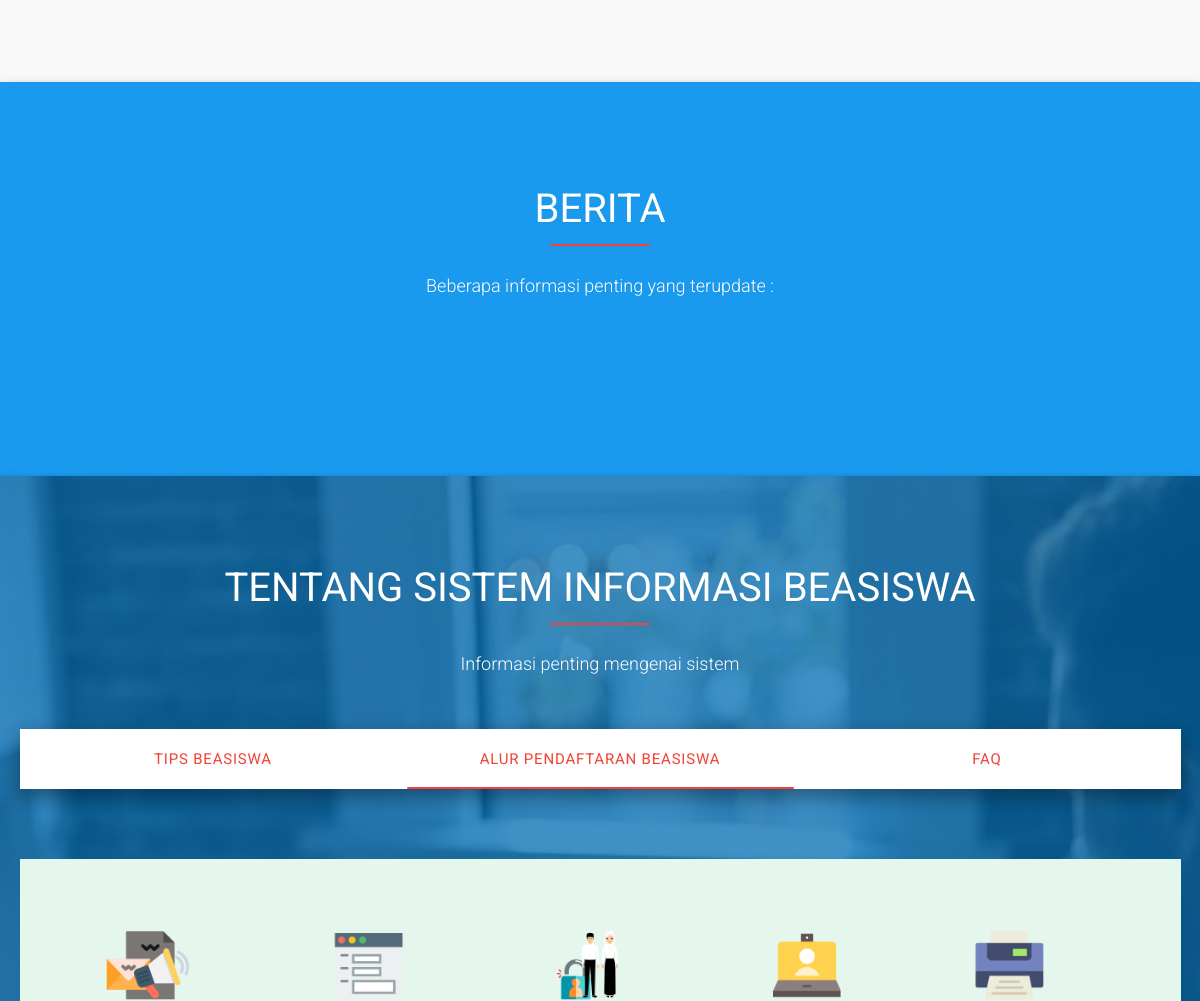
Before: / (middle part) with the older database file.
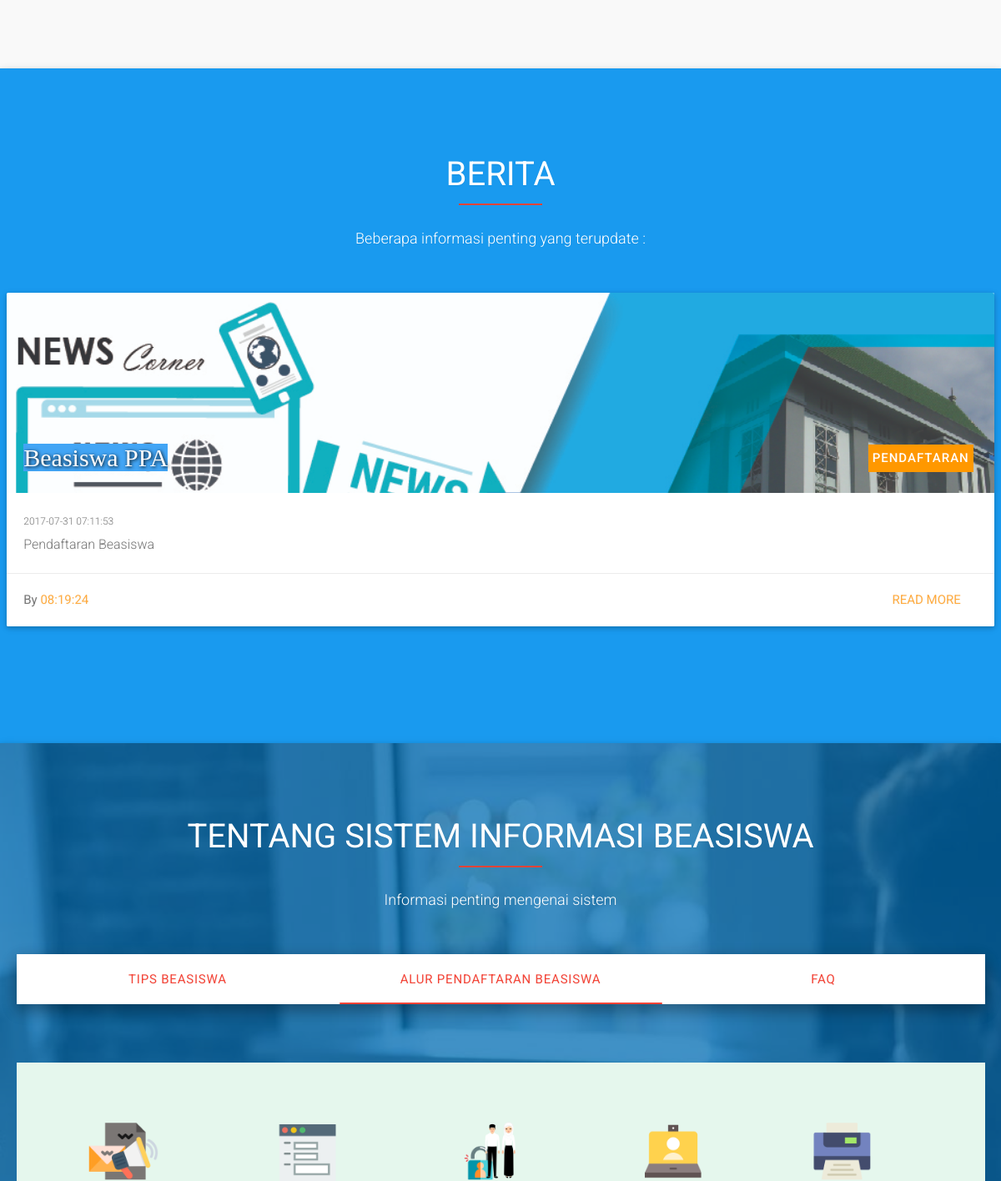
After: the same page with the newer database file.
### tables this page shows
CREATE TABLE `berita` (
  `idBerita` int(11) NOT NULL,
  `judulBerita` text,
  `topikBerita` text,
  `penulisBerita` time DEFAULT NULL,
  `kontenBerita` text,
  `tglInBerita` timestamp NOT NULL DEFAULT CURRENT_TIMESTAMP ON UPDATE CURRENT_TIMESTAMP
);

### application/controllers/C_dashboard.php (called while the page is built, shortened)
<?php defined('BASEPATH')OR exit('tidak ada akses di izinkan');
class C_dashboard extends CI_Controller
{
    function __construct()
    {
        $this->load->model('m_dashboard');
    }
    public function index()
    {
        $this->load->library('pagination');
        $config['base_url'] = base_url()    .'C_dashboard/index/';
        $config['total_rows'] = $this->m_dashboard->total_record();
        $config['per_page'] = 4;
        $config['uri_segment'] = 3;
        $this->pagination->initialize($config);
        $pagi1 = $this->pagination->create_links();
        $config2['base_url'] = base_url()    .'C_dashboard/index/';
        $config2['total_rows'] = $this->m_dashboard->total_record2();
        $config2['per_page'] = 4;
        $config2['uri_segment'] = 3;
        $this->pagination->initialize($config2);
        $pagi2 = $this->pagination->create_links();
        $start = $this->uri->segment(3, 0);
        $rows = $this->m_dashboard->user_limit($config['per_page'],$start)->result();
        $rows2 = $this->m_dashboard->user_limit2($config2['per_page'],$start)->result();
        $data = array(
            'daftar_berita' => $rows2,
            'daftar_bea' => $rows,
            'pagination1' => $pagi1,
            'pagination2' => $pagi2,
            'start' => $start
        );
        $this->load->view('Dashboard',$data);
    }
}

### index.php (called while the page is built, shortened)
<?php
require_once BASEPATH.'core/CodeIgniter.php';

### application/models/M_dashboard.php (called while the page is built, shortened)
<?php
class M_dashboard extends CI_Model
{	function __construct()
{	parent::__construct();
}
    private $table = 'bea';
    private $table2 = 'berita';
    private $pk = 'id';
    private $pk2 = 'idBerita';
    function user_limit($limit, $start = 0) {
        $this->db->order_by($this->pk, 'DESC');
        $this->db->limit($limit, $start);
        return $this->db->get($this->table);
    }
    function user_limit2($limit, $start = 0) {
        $this->db->order_by($this->pk2, 'DESC');
        $this->db->limit($limit, $start);
        return $this->db->get($this->table2);
    }
    function total_record() {
        $this->db->from($this->table);
        return $this->db->count_all_results();
    }
    function total_record2() {
        $this->db->from($this->table2);
        return $this->db->count_all_results();
    }
}

### application/views/Dashboard.php (the view, shortened to what this page needs)
<!DOCTYPE html>
<html lang="en">
<head>
    <link href="<?php echo base_url()?>assets/css/achmad/css/materialize.min.css" rel="stylesheet">
    <link href="<?php echo base_url()?>assets/css/achmad/css/slider.css" rel="stylesheet" type="text/css">
    <link href="<?php echo base_url()?>assets/css/achmad/css/animate.css" rel="stylesheet" type="text/css">
    <link href="<?php echo base_url()?>assets/css/achmad/css/ionicons.min.css" rel="stylesheet" type="text/css">
    <link href="<?php echo base_url()?>assets/css/achmad/css/style.css" rel="stylesheet" type="text/css">
    <link href="<?php echo base_url()?>assets/css/achmad/style.min.css" rel="stylesheet" type="text/css">
</head>
<body>
<section id="overview" class="overview-section sec-padded-1x">
</section>
<section id="faq" class="faq-section sec-padded-1x z-depth-1">
    <div class="container">
        <div class="row">
            <div class="section">
                <div class="center-heading">
                    <h3 class="white-text">Berita</h3>
                    <span class="center-line red"></span>
                    <p class="white-text">Beberapa informasi penting yang terupdate :</p>
                </div>
                <div id="blog-post-full">
                    <?php foreach ($daftar_berita as $r): ?>
                       <div class='card medium'>
                        <div class='card-image'>
                        <img src='<?php echo base_url()?>assets/img/fitri-01.jpg' alt='' class='responsive-img' height=10%>
                        <span class='card-title'><a style="font-family: cambria;text-transform: capitalize;background: #42a5f5;color: white;"><?php echo $r->judulBerita?></a></span>
                        <span class='card-title blog-post-full-cat right orange'><a href='#'><?php echo $r->topikBerita?></a></span>
                        </div>
                        <div class='card-content'>
                            <p class='ultra-small'><?php echo $r->tglInBerita?></p>
                            <p><?php echo $r->kontenBerita?></p>
                        </div>
                        <div class='card-action'>
                            By <a href='#'><?php echo $r->penulisBerita?></a>
                            <a href='<?php echo base_url('C_dashboard/DetailBerita/'.$r->idBerita);?>' class='right'>Read more</a>
                        </div>
                    </div>
                    <?php endforeach; ?>
                </div>
            </div>
        </div>
    </div>
</section>
<section id="describe" class="describe-section z-depth-1">
    <div class="sec-padded-1x">
        <div class="container">
            <div class="row">
                <div class="col s12 l8 offset-l2">
                    <div class="center-heading">
                        <h3 class="white-text">Tentang Sistem Informasi Beasiswa</h3>
                        <span class="center-line red"></span>
                        <p class="white-text">Informasi penting mengenai sistem</p>
                    </div>
                </div>
            </div>
            <div class="row">
                <div class="col s12">
                    <ul class="tabs z-depth-2">
                        <li class="tab col s3"><a href="#tab-video">Tips Beasiswa</a></li>
                        <li class="tab col s3"><a class="active" href="#tab-heart">Alur Pendaftaran Beasiswa</a></li>
                        <li class="tab col s3"><a href="#tab-compare">FAQ</a></li>
                    </ul>
                </div>
                <div id="tab-heart" class="col s12 tab-content wow fadeIn">
                        <img src="<?php echo base_url()?>assets/img/prosesbeasiswa.png" alt="" class="responsive-img">
                </div>
            </div>
        </div>
    </div>
</section>
</body>
</html>

### assets/css/achmad/css/style.css (style rules this page uses)
*, *::after, *::before { -webkit-box-sizing: border-box; -moz-box-sizing: border-box; box-sizing: border-box; }
body { width: 100%; height: 100%; font-family: 'Roboto', sans-serif; color: #777; overflow-x: hidden; text-shadow: 0 1px 2px rgba(0, 0, 0, 0.05) !important; -webkit-font-smoothing: antialiased !important; -moz-osx-font-smoothing: grayscale !important; }
h1,h2,h3,h4,h5,h6 { margin: 0px; color: #444; }
a { text-decoration: none; }
p { margin: 0px; font-weight: 300; font-size: 16px; line-height: 28px; color: #777; }
.sec-padded-1x { padding: 90px 0; }
section { position: relative; z-index: 1; overflow: hidden; }
section::before { content: ''; position: absolute; top: 0; left: 0; width: 100%; height: 100%; z-index: -1; background-repeat: no-repeat; background-size: cover; background-position: center; background-attachment: scroll; }
.center-heading { position: relative; text-align: center; margin-bottom: 50px; }
.center-heading h3 { font-weight: 400; text-transform: uppercase; font-size: 40px; }
.center-line { width:100px; height: 2px; display: inline-block; margin: 13px auto; }
.center-heading p { font-size: 18px; color: #777; font-weight: 300; line-height: 30px; margin-top: 5px; }
.describe-section::before { background-image: url('../img/bg-describe.jpg'); }
.describe-section .center-heading { margin-bottom: 30px; }
.describe-section .tabs { height: 60px; margin-bottom: 70px; overflow: hidden; }
.describe-section .tabs .tab { height: 60px; line-height: 60px; }
.describe-section .tabs .tab a { color: #F44336; }
.describe-section .tab-content { position: relative; z-index: 1; }
.faq-section { background-color: #199aef; }

Changed rows visible on the page:
added berita: judulBerita "Beasiswa PPA", topikBerita "PENDAFTARAN", tglInBerita "2017-07-31 07:11:53", kontenBerita "Pendaftaran Beasiswa", penulisBerita "08:19:24"
